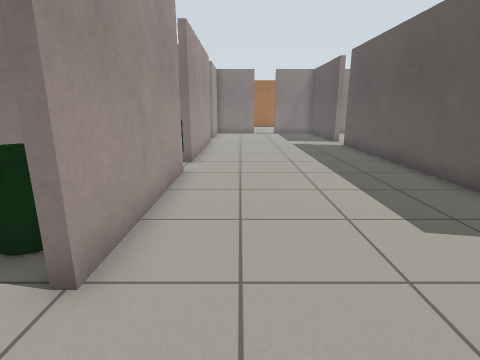
view 1 (above)

23 first-person views from a walk through a robot-simulator world made for Gazebo. The camera is 1 m above the floor, tilts 14° down and sees 80° across. The floor is counted in squares, 0.5 m on a side. Each view is taken from the middle of a square. On the plan, view 1 faces up. The plan holds only what a view shows up to about 17 squares ahead; the rest is blank. Robots are left out. Gazebo's built-in surfaces are drawn with simple patterns.

view 2
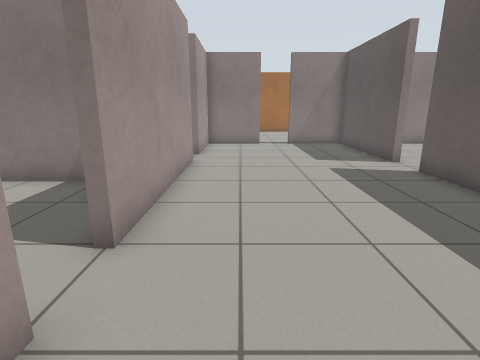

view 3
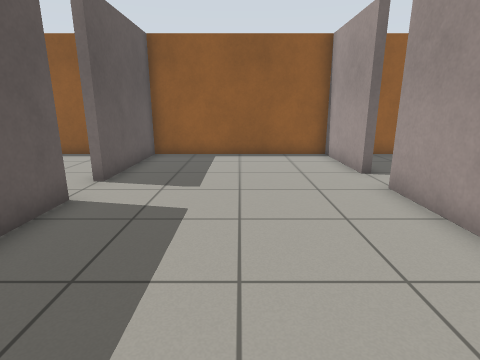

view 4
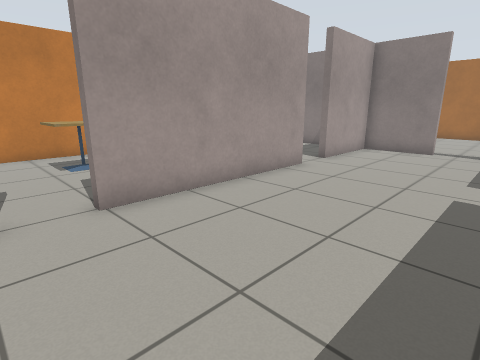

view 5
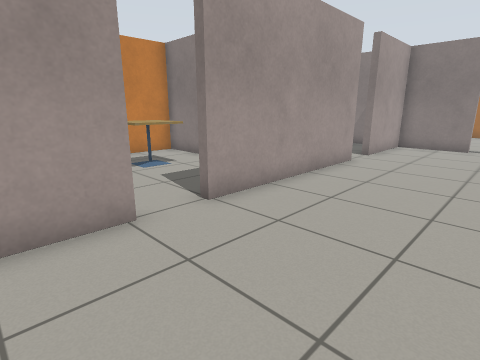

view 6
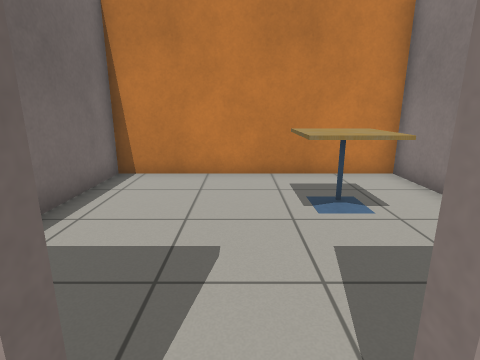

view 7
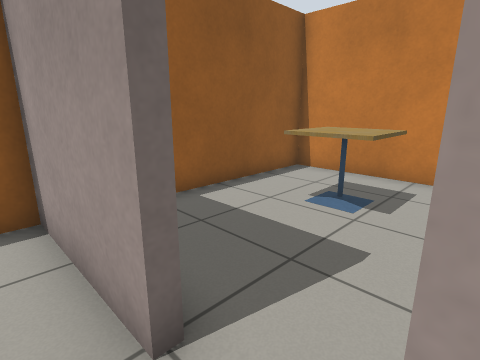

view 8
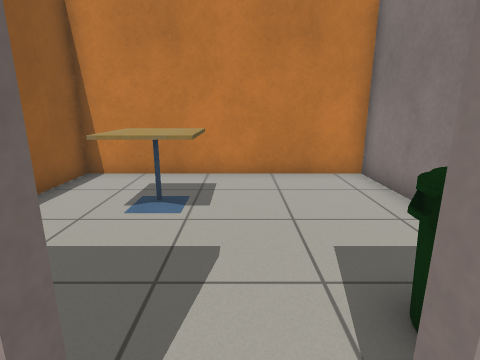

view 9
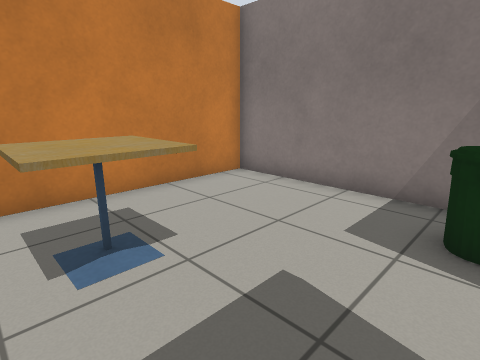

view 10
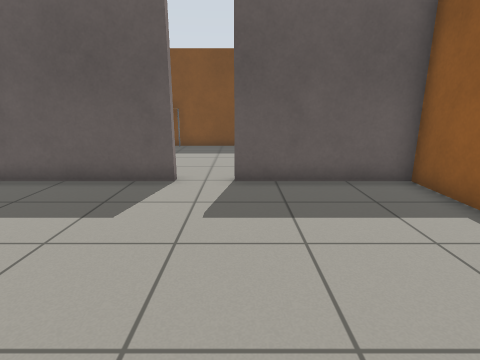

view 11
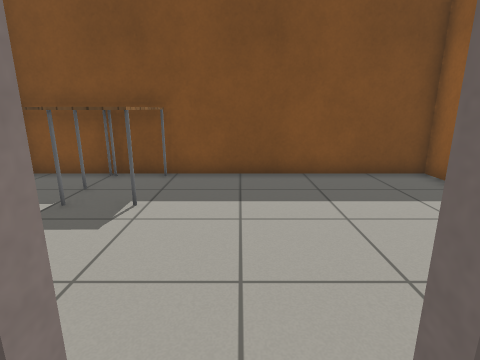

view 12
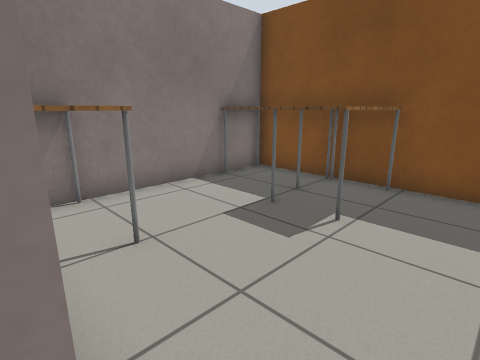

view 13
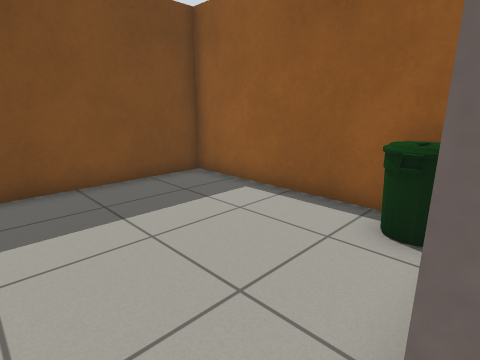

view 14
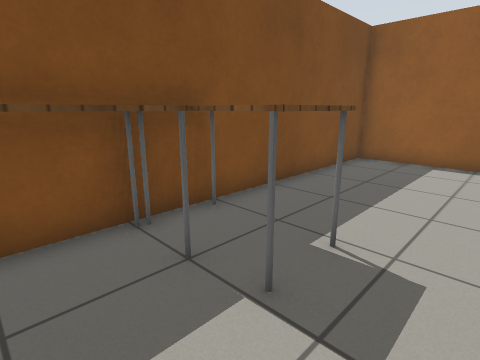

view 15
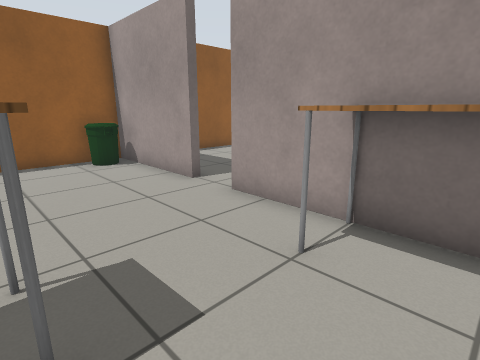

view 16
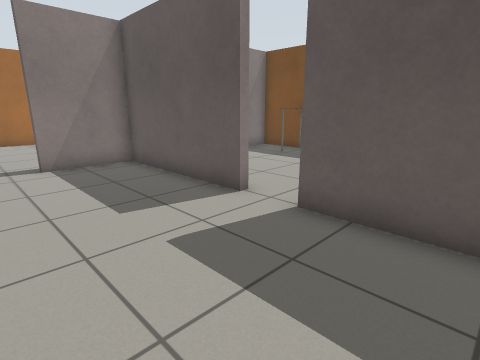

view 17
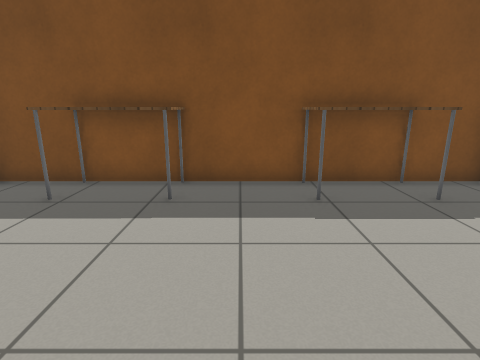

view 18
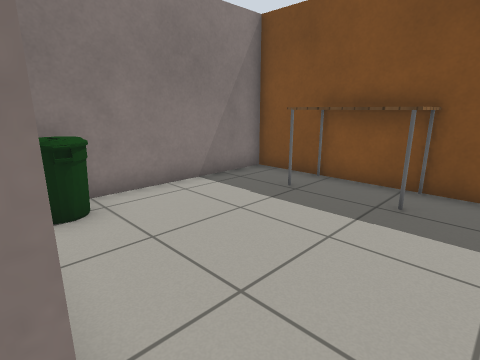

view 19
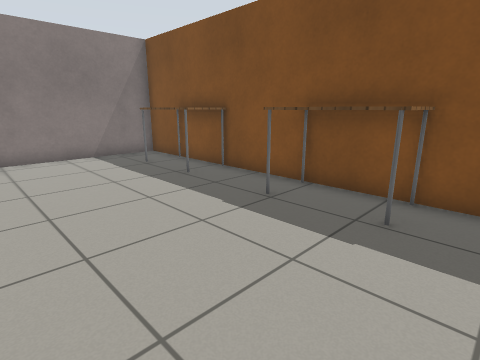

view 20
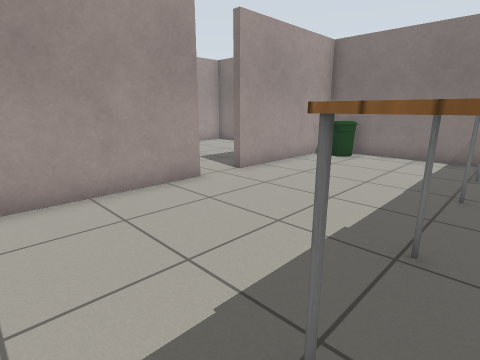

view 21
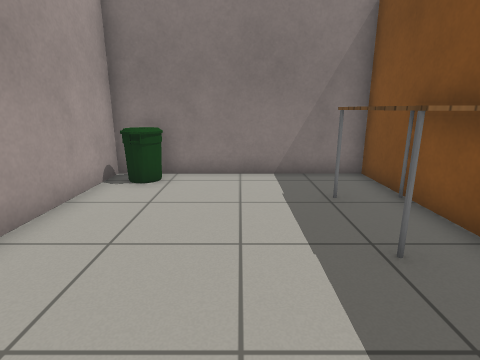

view 22
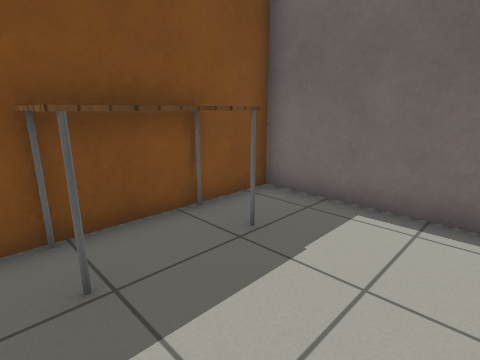

view 23
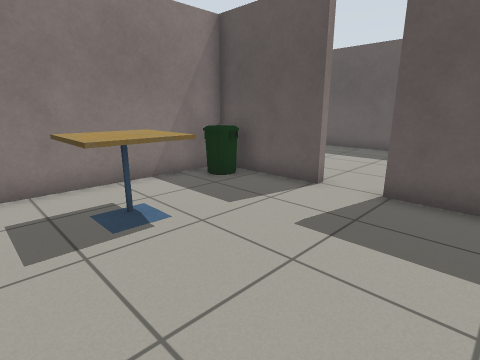

### Floor plan
Ten units are one square. View 1 is at (0, 0); x grows to the right and y downward. Boxes are objects, and circles mark ways between rooms. Rooms are numbered by the first view taken in them; rooms with no view inside come last. Other rooms are left out.
<svg viewBox="-103 -245 246 278">
<path fill="none" stroke="#000" d="M-21 -92 -18 -92 -18 -29 -23 -29M62 -38 59 -38 59 -162M62 -178 59 -178 59 -238 29 -238M-18 -182 -18 -109 -21 -109M-23 -12 -18 -12 -18 28 59 28 59 -21 62 -21M12 -238 -18 -238 -18 -199M-35 -59 -98 -59 -98 28 -40 28M62 -21 62 28 138 28 138 -98 71 -98M62 -89 62 -38M62 -162 62 -114M92 -101 138 -101 138 -238 62 -238 62 -178M-21 -109 -21 -148 -98 -148 -98 -62 -61 -62M-21 -74 -21 -92"/>
<rect x="-85" y="-15" width="30" height="30" fill="#bbb"><title>cafe table</title></rect>
<rect x="-45" y="-55" width="20" height="30" fill="#bbb"><title>bin</title></rect>
<rect x="65" y="5" width="20" height="20" fill="#bbb"><title>bin</title></rect>
<rect x="65" y="-95" width="20" height="30" fill="#bbb"><title>table</title></rect>
<rect x="105" y="-75" width="30" height="30" fill="#bbb"><title>table</title></rect>
<rect x="115" y="-95" width="10" height="30" fill="#bbb"><title>table</title></rect>
<rect x="65" y="-235" width="20" height="20" fill="#bbb"><title>bin</title></rect>
<rect x="115" y="-155" width="20" height="40" fill="#bbb"><title>table</title></rect>
<rect x="115" y="-215" width="20" height="40" fill="#bbb"><title>table</title></rect>
<rect x="-85" y="-135" width="30" height="30" fill="#bbb"><title>cafe table</title></rect>
<rect x="-45" y="-145" width="20" height="20" fill="#bbb"><title>bin</title></rect>
<circle cx="-20" cy="-20" r="3" fill="#2a7"/>
<circle cx="60" cy="-30" r="3" fill="#2a7"/>
<circle cx="60" cy="-170" r="3" fill="#2a7"/>
<circle cx="-20" cy="-100" r="3" fill="#2a7"/>
<text x="20" y="-100">1</text>
<text x="-60" y="-20">2</text>
<text x="100" y="-40">3</text>
<text x="100" y="-170">4</text>
<text x="-60" y="-110">5</text>
</svg>
Room 1 opens to room 2. Room 1 opens to room 3. Room 1 opens to room 4. Room 1 opens to room 5.

Where each view was taken, in squares from view 1:
view 1: 0 up, 0 right, facing up
view 2: 7 up, 0 right, facing up
view 3: 10 up, 2 right, facing down
view 4: 9 up, 4 right, facing up-left
view 5: 7 up, 3 right, facing up-left
view 6: 10 up, 1 left, facing left
view 7: 3 up, 1 left, facing down-left
view 8: 2 up, 1 left, facing left
view 9: 1 down, 3 left, facing up-left
view 10: 2 up, 2 left, facing right
view 11: 3 up, 5 right, facing right
view 12: 3 up, 6 right, facing up-right
view 13: 3 up, 6 right, facing down-right
view 14: 9 up, 9 right, facing down-right
view 15: 9 up, 11 right, facing down-left
view 16: 13 up, 1 right, facing up-right
view 17: 17 up, 6 right, facing right
view 18: 17 up, 6 right, facing up-right
view 19: 11 up, 7 right, facing up-right
view 20: 11 up, 13 right, facing up-left
view 21: 15 up, 10 right, facing up
view 22: 16 up, 9 right, facing down-right
view 23: 7 up, 9 left, facing up-right
